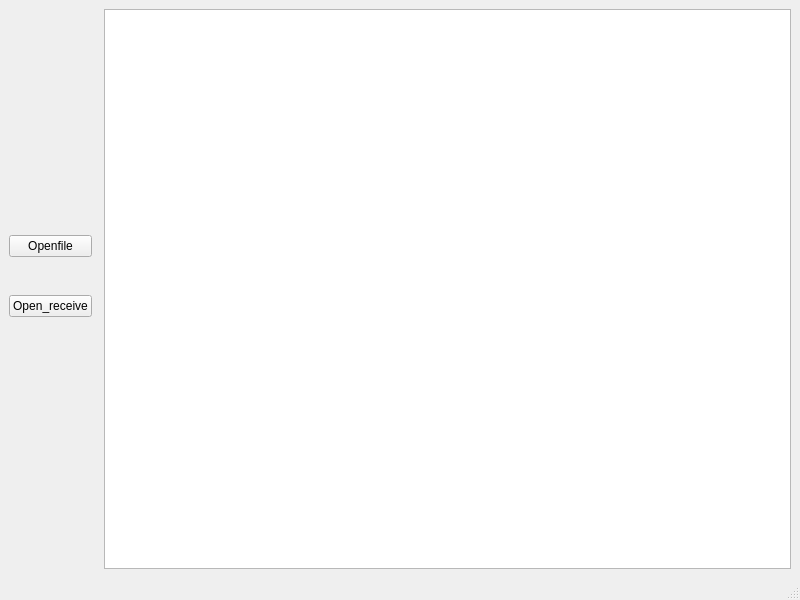
<?xml version="1.0" encoding="UTF-8"?>
<ui version="4.0">
 <class>MainWindow</class>
 <widget class="QMainWindow" name="MainWindow">
  <property name="geometry">
   <rect>
    <x>0</x>
    <y>0</y>
    <width>800</width>
    <height>600</height>
   </rect>
  </property>
  <property name="windowTitle">
   <string>MainWindow</string>
  </property>
  <widget class="QWidget" name="centralwidget">
   <layout class="QGridLayout" name="gridLayout">
    <item row="4" column="0">
     <widget class="QPushButton" name="pushButton">
      <property name="text">
       <string>Open_receive</string>
      </property>
     </widget>
    </item>
    <item row="2" column="0">
     <widget class="QPushButton" name="pushButton_2">
      <property name="text">
       <string>Openfile</string>
      </property>
     </widget>
    </item>
    <item row="0" column="2" rowspan="9">
     <widget class="QListWidget" name="listWidget"/>
    </item>
    <item row="0" column="0" rowspan="2" colspan="2">
     <spacer name="verticalSpacer">
      <property name="orientation">
       <enum>Qt::Vertical</enum>
      </property>
      <property name="sizeHint" stdset="0">
       <size>
        <width>20</width>
        <height>248</height>
       </size>
      </property>
     </spacer>
    </item>
    <item row="8" column="0" colspan="2">
     <spacer name="verticalSpacer_2">
      <property name="orientation">
       <enum>Qt::Vertical</enum>
      </property>
      <property name="sizeHint" stdset="0">
       <size>
        <width>20</width>
        <height>248</height>
       </size>
      </property>
     </spacer>
    </item>
    <item row="3" column="0">
     <spacer name="verticalSpacer_3">
      <property name="orientation">
       <enum>Qt::Vertical</enum>
      </property>
      <property name="sizeHint" stdset="0">
       <size>
        <width>20</width>
        <height>40</height>
       </size>
      </property>
     </spacer>
    </item>
   </layout>
  </widget>
  <widget class="QMenuBar" name="menubar">
   <property name="geometry">
    <rect>
     <x>0</x>
     <y>0</y>
     <width>800</width>
     <height>23</height>
    </rect>
   </property>
  </widget>
  <widget class="QStatusBar" name="statusbar"/>
 </widget>
 <resources/>
 <connections/>
</ui>
